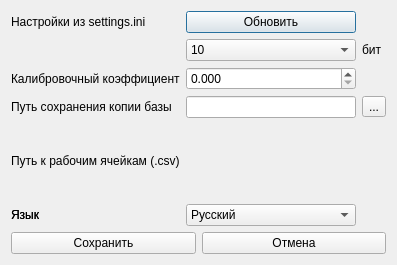
<?xml version="1.0" encoding="UTF-8"?>
<ui version="4.0">
 <class>Dialog</class>
 <widget class="QDialog" name="Dialog">
  <property name="geometry">
   <rect>
    <x>0</x>
    <y>0</y>
    <width>397</width>
    <height>265</height>
    <height>265</height>
   </rect>
  </property>
  <property name="sizePolicy">
   <sizepolicy hsizetype="Fixed" vsizetype="Fixed">
    <horstretch>0</horstretch>
    <verstretch>0</verstretch>
   </sizepolicy>
  </property>
  <property name="minimumSize">
   <size>
    <width>397</width>
    <height>265</height>
   </size>
  </property>
  <property name="maximumSize">
   <size>
    <width>397</width>
    <height>265</height>
   </size>
  </property>
  <property name="minimumSize">
   <size>
    <width>397</width>
    <height>265</height>
   </size>
  </property>
  <property name="maximumSize">
   <size>
    <width>397</width>
    <height>265</height>
   </size>
  </property>
  <property name="windowTitle">
   <string>Настройки</string>
  </property>
  <layout class="QVBoxLayout" name="verticalLayout">
   <item>
    <layout class="QGridLayout" name="gridLayout111">
     <item row="0" column="0">
      <widget class="QLabel" name="label_3">
       <property name="text">
        <string>Настройки из settings.ini</string>
       </property>
      </widget>
     </item>
     <item row="1" column="2">
      <widget class="QLabel" name="label_6">
       <property name="text">
        <string>бит</string>
       </property>
      </widget>
     </item>
     <item row="2" column="0">
      <widget class="QLabel" name="label_2">
       <property name="text">
        <string>Калибровочный коэффициент</string>
       </property>
      </widget>
     </item>
     <item row="1" column="0">
      <widget class="QLabel" name="label">
       <property name="text">
        <string>Разрядность АЦП</string>
        <string>Разрядность АЦП</string>
       </property>
      </widget>
     </item>
     <item row="2" column="1">
      <widget class="QDoubleSpinBox" name="choose_gain">
       <property name="decimals">
        <number>3</number>
       </property>
       <property name="singleStep">
        <double>0.001000000000000</double>
       </property>
      </widget>
     </item>
     <item row="6" column="0">
      <widget class="QLabel" name="label_9">
       <property name="text">
        <string>Язык</string>
       </property>
      </widget>
     </item>
     <item row="0" column="1">
      <widget class="QPushButton" name="button_update">
       <property name="text">
        <string>Обновить</string>
       </property>
      </widget>
     </item>
     <item row="4" column="2">
      <widget class="QToolButton" name="button_add_path">
       <property name="text">
        <string>...</string>
       </property>
      </widget>
     </item>
     <item row="6" column="1">
      <widget class="QComboBox" name="choose_language">
       <item>
        <property name="text">
         <string>Русский</string>
        </property>
       </item>
       <item>
        <property name="text">
         <string>English</string>
        </property>
       </item>
      </widget>
     </item>
     <item row="1" column="1">
      <widget class="QComboBox" name="choose_adc_bit">
       <item>
        <property name="text">
         <string>10</string>
        </property>
       </item>
       <item>
        <property name="text">
         <string>14</string>
        </property>
       </item>
      </widget>
     </item>
     <item row="5" column="0">
      <widget class="QLabel" name="label_8">
       <property name="text">
        <string>Путь к рабочим ячейкам (.csv)</string>
       </property>
      </widget>
     </item>
     <item row="6" column="0">
      <widget class="QLabel" name="label_9">
       <property name="text">
        <string>Язык</string>
       </property>
      </widget>
     </item>
     <item row="4" column="1">
      <widget class="QLineEdit" name="lineedit_backup"/>
     </item>
     <item row="4" column="0">
      <widget class="QLabel" name="label_4">
       <property name="text">
        <string>Путь сохранения копии базы</string>
       </property>
      </widget>
     </item>
    </layout>
   </item>
   <item>
    <layout class="QHBoxLayout" name="horizontalLayout_2">
     <item>
      <widget class="QPushButton" name="button_save">
       <property name="text">
        <string>Сохранить</string>
       </property>
      </widget>
     </item>
     <item>
      <widget class="QPushButton" name="button_cancel">
       <property name="text">
        <string>Отмена</string>
       </property>
      </widget>
     </item>
    </layout>
   </item>
  </layout>
 </widget>
 <resources/>
 <connections/>
</ui>
